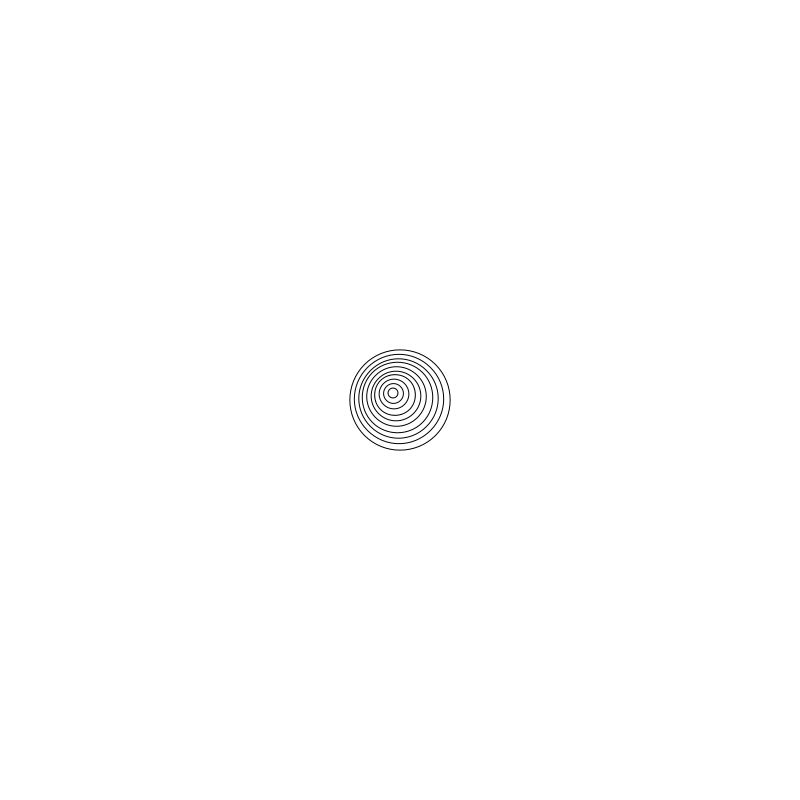
Frame 1 (no input)
Frame 60 (the mouse pressed at the canvas centre just before this capture): identical to frame 1, image omitted
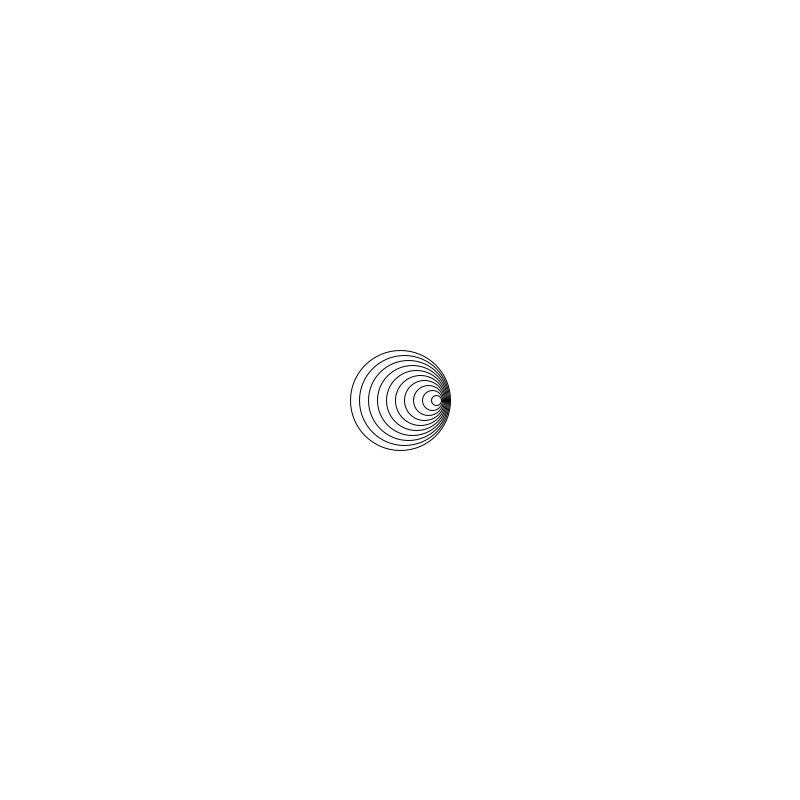
Frame 120 (the mouse held since frame 60 and released just before this capture)

The Processing sketch that drew these frames (run headless with seeded random() and noise(); from frame 60 on, the mouse is pressed at the canvas centre):

// Processing sketch: piramide
// ── piramide.pde
ArrayList<Circles> circles = new ArrayList<Circles>();

void setup() {
  size(800, 800);
  
  for(int i=0; i<1; i++) {
    for(int j=0; j<1; j++) {
      float x = i*100 + 400;
      float y = j*100 + 400;
      circles.add(new Circles(x, y));
    }
  }
  
}

void draw() {
  background(255);
  noFill();

  for(int i=0; i<circles.size(); i++) {
    Circles c = circles.get(i);
    c.display();
  }
}

class Circles {
  float x, y;
  float d = 100;
  int num = 10;

  Circles(float _x, float _y) {
    x = _x;
    y = _y;
  }

  void display() {
    float rad = atan2(mouseY - y, mouseX - x);
    float dis = dist(mouseX, mouseY, x, y);
    float ratio = map(dis, 0, 800, 1, 0);

    stroke(0);
    strokeWeight(1);
    pushMatrix();
    translate(x, y);
    rotate(rad);
    for (int i = num; i > 0; i--) {
      float x = ratio * map(i, 0, num, 40, 0);
      float diameter = (d / num) * i;
      //float diameter = lerp(0, 100, i/num);
      ellipse(x, 0, diameter, diameter);
    }
    popMatrix();
  }

}
